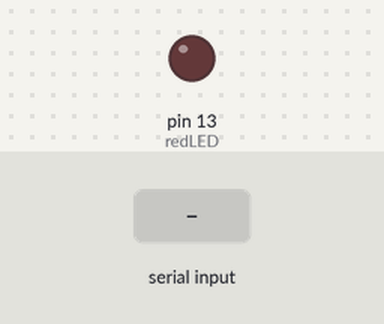
A sketch run on a simulated Arduino Uno, built with avr-gcc and run on an emulated ATmega328P. On the bench: output pins drawn as LEDs (lit = HIGH). Dashed ring = blinking. The test bench sets the inputs (shaded band). What the sketch prints to the serial monitor is not drawn.

Above: at 1.2 s.
1.3 s: "90,45\n" received over Serial
At 1.7 s:
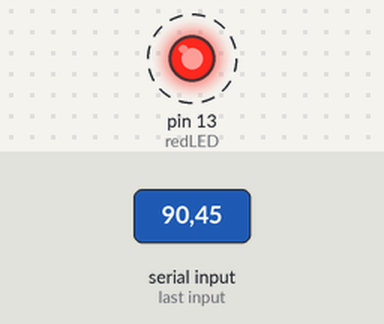
Timing chart, 0 to 10.3 s (numbered marks = the images above; inputs shaded):
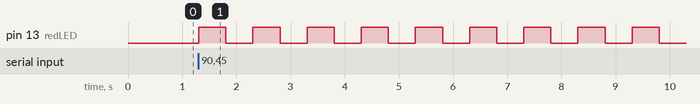

The sketch:

Reading_numbers_frm_serial.ino
```cpp
int numBlinks;
int redLED = 13;
int dt =500;
String msg="How Many Blinks Do You Want: ";

void setup() {
  // put your setup code here, to run once:
  Serial.begin(9600);
  pinMode(redLED,OUTPUT);

}

void loop() {
  // put your main code here, to run repeatedly:
  Serial.println(msg);
  while( Serial.available() == 0){

  }
  String input = Serial.readStringUntil('\n');
  input.trim(); // removes \r, spaces, etc.
  numBlinks = input.toInt();
for(int j = 1; j <= numBlinks; j = j + 1){
  digitalWrite(redLED,HIGH);
  delay(dt);
  digitalWrite(redLED,LOW);
  delay(dt);

}

}
```

Measured:
- after the input at 1.3 s, pin 13 (redLED): alternates HIGH for 0.50 s and LOW for 0.50 s, starting at once
